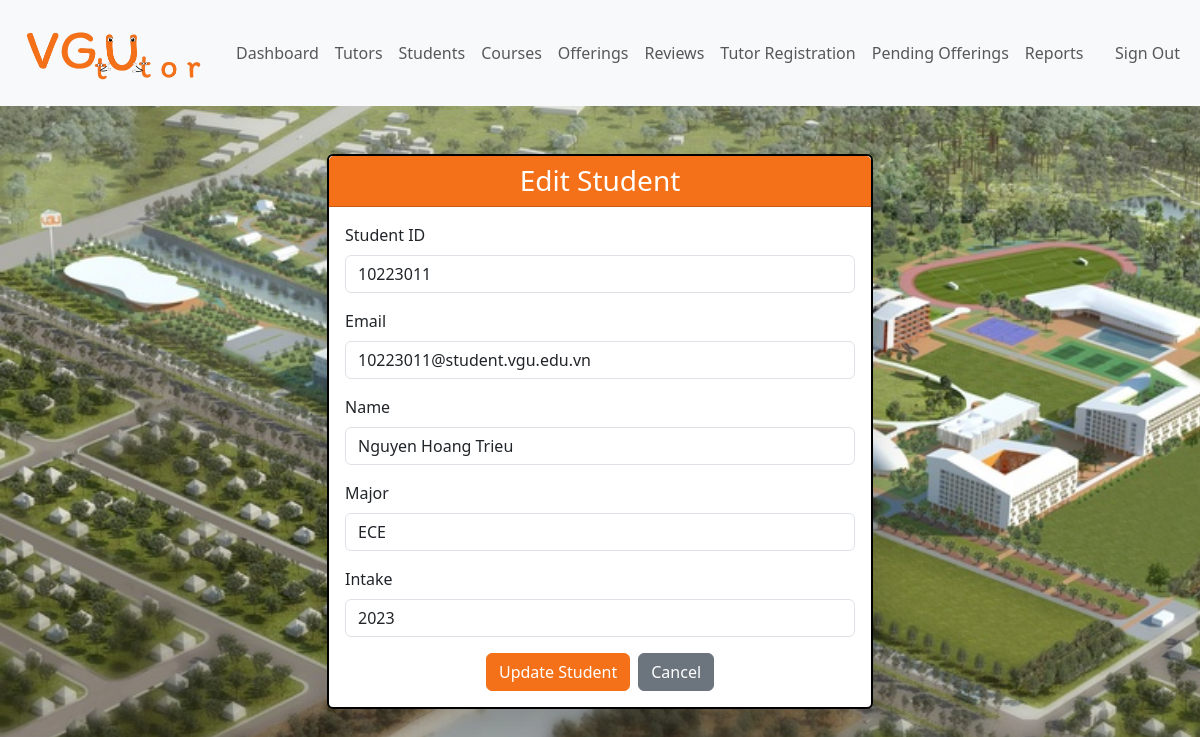
/admin/student_processing/editStudent.php?studentid=10223011 (signed in), run on the app's committed database.
### tables this page shows
CREATE TABLE `student_account` (
  `accountid` int(11) NOT NULL,
  `email` varchar(50) DEFAULT NULL,
  `name` varchar(50) DEFAULT NULL,
  `major` varchar(3) DEFAULT NULL,
  `intake` int(11) DEFAULT NULL
);

### admin/data/student.php (called while the page is built, shortened)
<?php
function getStudent($conn, $studentid) {
    $sql = "SELECT * FROM student_account WHERE accountid = ?";
    $stmt = $conn->prepare($sql);
    $stmt->execute([$studentid]);
    return $stmt->fetch(PDO::FETCH_ASSOC);
}
?>

### admin/student_processing/editStudent.php (the view, shortened to what this page needs)
<?php
include "../../DB_connection.php";
include "../data/student.php";
$studentid = intval($_GET['studentid']);
$student = getStudent($conn, $studentid);
?>
<!DOCTYPE html>
<html lang="en">
<head>
    <link rel="stylesheet" href="https://cdn.jsdelivr.net/npm/bootstrap@5.3.6/dist/css/bootstrap.min.css">
    <link rel="stylesheet" href="https://cdnjs.cloudflare.com/ajax/libs/font-awesome/4.7.0/css/font-awesome.min.css">
    <link rel="stylesheet" href="../../css/style.css">
</head>
<body class="body-home">
    <?php include "../inc/navbar.php"; ?>
    <div class="container mt-5">
        <div class="row justify-content-center">
            <div class="col-md-6">
                <div class="card shadow-lg" style="border: 2px solid #000;">
                    <div class="card-header text-white text-center" style="background-color: #f47119;">
                        <h3 class="mb-0">Edit Student</h3>
                    </div>
                    <div class="card-body">
                        <form method="post">
                            <div class="mb-3">
                                <label class="form-label">Student ID</label>
                                <input type="text" class="form-control" value="<?= htmlspecialchars($student['accountid']) ?>" readonly>
                            </div>
                            <div class="mb-3">
                                <label class="form-label">Email</label>
                                <input type="text" name="email" class="form-control" value="<?= htmlspecialchars($_POST['email'] ?? $student['email'] ?? '') ?>" required>
                            </div>
                            <div class="mb-3">
                                <label class="form-label">Name</label>
                                <input type="text" name="name" class="form-control" value="<?= htmlspecialchars($_POST['name'] ?? $student['name'] ?? '') ?>" required>
                            </div>
                            <div class="mb-3">
                                <label class="form-label">Major</label>
                                <input type="text" name="major" class="form-control" value="<?= htmlspecialchars($_POST['major'] ?? $student['major'] ?? '') ?>" required>
                            </div>
                            <div class="mb-3">
                                <label class="form-label">Intake</label>
                                <input type="text" name="intake" class="form-control" value="<?= htmlspecialchars($_POST['intake'] ?? $student['intake'] ?? '') ?>" required>
                            </div>
                            <div class="d-flex justify-content-center">
                                <button type="submit" class="btn btn-primary" style="background-color: #f47119; border-color: #f47119;">Update Student</button>
                                <a href="student.php" class="btn btn-secondary ms-2">Cancel</a>
                            </div>
                        </form>
                    </div>
                </div>
            </div>
        </div>
    </div>
</body>
</html>

### css/style.css (style rules this page uses)
.body-home, .body-login { background: url(../img/NewCampus.jpg); background-size: cover; background-attachment: fixed; }

### data on the page
student_account: accountid "10223011", email "10223011@student.vgu.edu.vn", name "Nguyen Hoang Trieu", major "ECE", intake "2023"
